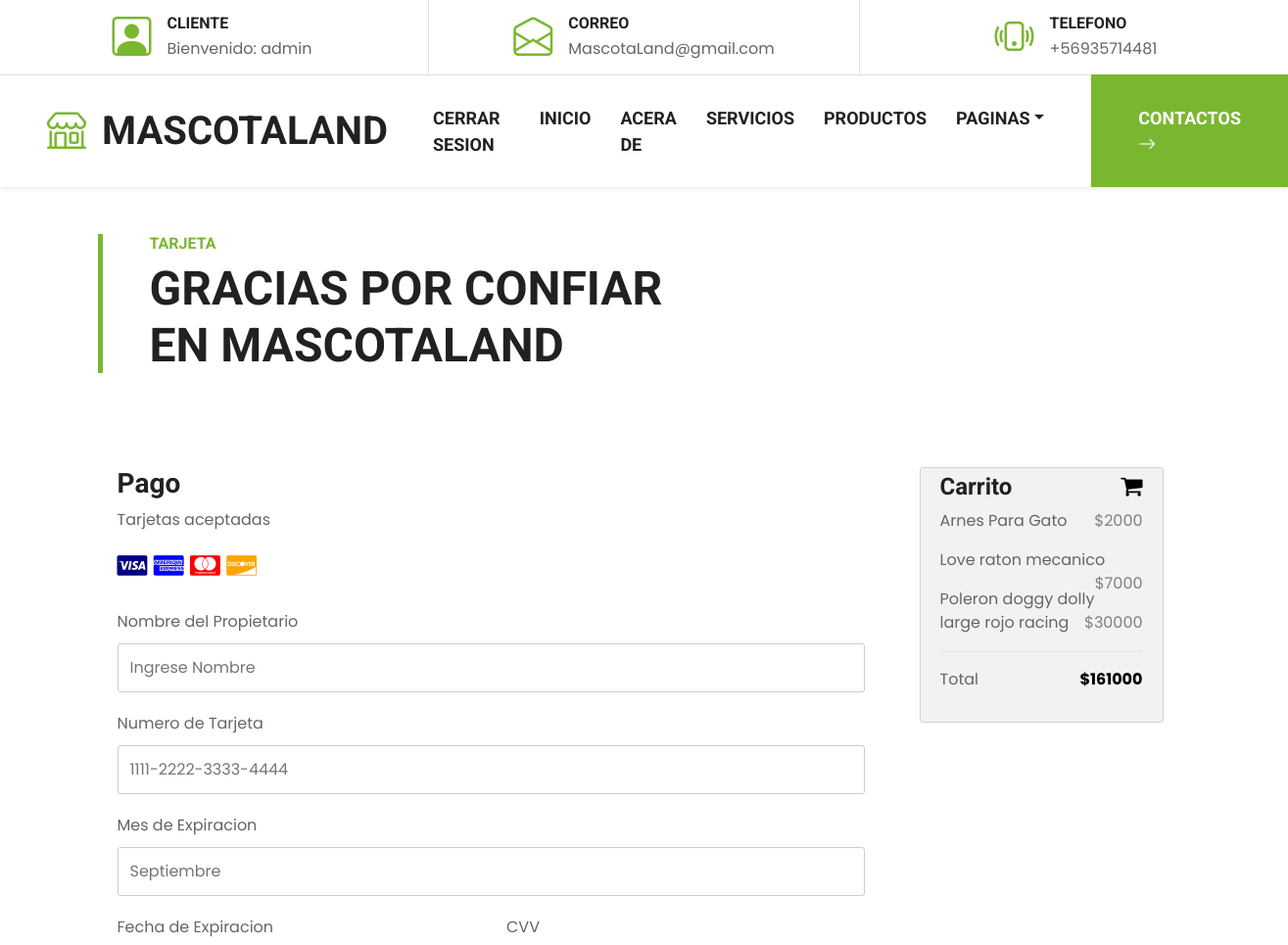
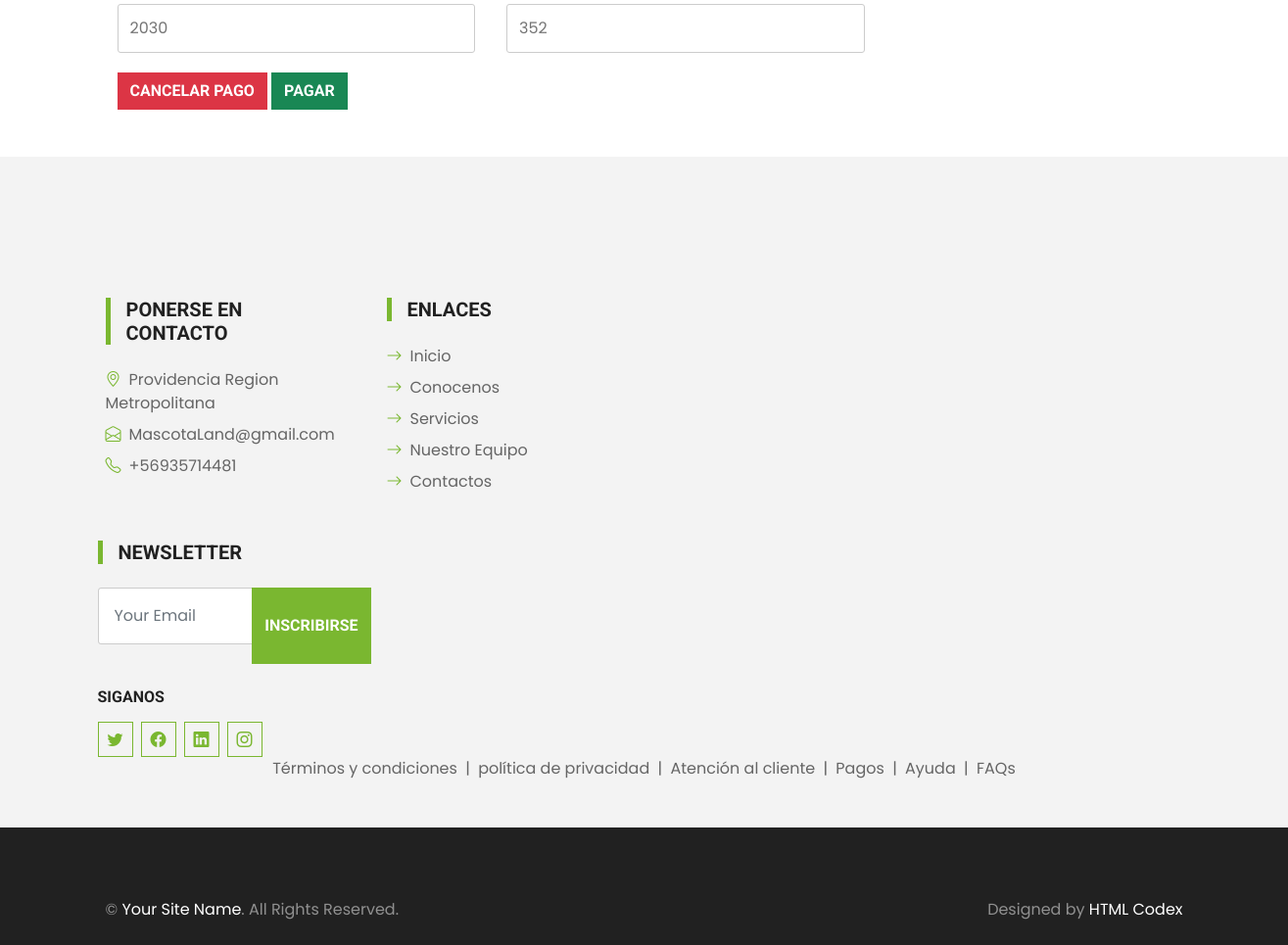
/pagocarro/ (signed in), run on the app's committed database (2 pictures, top to bottom).
### core/models.py (models this page shows, shortened)
class ItemCarrito(models.Model):
    carrito = models.ForeignKey(Carrito, on_delete=models.CASCADE)
    producto = models.ForeignKey(Producto, on_delete=models.CASCADE)
    cantidad = models.PositiveIntegerField(default=1)
    def subtotal(self):
        return self.producto.precio * self.cantidad

class Producto(models.Model):
    nombre = models.CharField(max_length=50)
    precio = models.IntegerField()
    stock = models.IntegerField()
    descripcion = models.CharField(max_length=250)
    tipo = models.ForeignKey(TipoProducto, on_delete=models.CASCADE)
    imagen = models.ImageField(null=True,blank=True)
    vigente = models.BooleanField()

### core/views.py (the view)
# urls.py: path('pagocarro/', pagocarro, name="pagocarro"),
def pagocarro(request):
    carrito = Carrito.objects.get(usuario=request.user)
    items = ItemCarrito.objects.filter(carrito=carrito)
    total = sum(item.subtotal() for item in items)
    return render(request, 'core/pagocarro.html', {'carrito': carrito, 'items': items, 'total': total})

### core/templates/core/pagocarro.html (shortened to what this page needs)
{% extends 'core/base.html' %}
{% load static %}
{% load crispy_forms_tags %}
{% block css %}
<link rel="stylesheet" href="https://cdnjs.cloudflare.com/ajax/libs/font-awesome/4.7.0/css/font-awesome.min.css">
<link href="{% static 'core/css/style3.css' %}" rel="stylesheet">
{% endblock %}
{% block contenido %}
<div class="container-fluid py-5">
  <div class="container">
    <div class="border-start border-5 border-primary ps-5 mb-5" style="max-width: 600px">
      <h6 class="text-primary text-uppercase">Tarjeta</h6>
      <h1 class="display-5 text-uppercase mb-0">
        Gracias por confiar en MascotaLand
      </h1>
    </div>
  </div>
</div>
<div class="container">
  <div class="row gx-5 justify-content-start">
    <div class="row">
      <div class="col-75">
        <div class="container-fluid">
          <form method="post">
            <div class="row">
              <div class="col-50">
                <h3>Pago</h3>
                <label for="fname">Tarjetas aceptadas</label>
                <div class="icon-container">
                  <i class="fa fa-cc-visa" style="color:navy;"></i>
                  <i class="fa fa-cc-amex" style="color:blue;"></i>
                  <i class="fa fa-cc-mastercard" style="color:red;"></i>
                  <i class="fa fa-cc-discover" style="color:orange;"></i>
                </div>
                <label for="cname">Nombre del Propietario</label>
                <input type="text" id="cname" name="cardname" placeholder="Ingrese Nombre">
                <label for="ccnum">Numero de Tarjeta</label>
                <input type="text" id="ccnum" name="cardnumber" placeholder="1111-2222-3333-4444">
                <label for="expmonth">Mes de Expiracion </label>
                <input type="text" id="expmonth" name="expmonth" placeholder="Septiembre">
                <div class="row">
                  <div class="col-50">
                    <label for="expyear">Fecha de Expiracion</label>
                    <input type="text" id="expyear" name="expyear" placeholder="2030">
                  </div>
                  <div class="col-50">
                    <label for="cvv">CVV</label>
                    <input type="text" id="cvv" name="cvv" placeholder="352">
                  </div>
                </div>
              </div>
            </div>
            <a class="btn btn-danger" href="{% url 'carrito'%}">Cancelar pago</a>
            <a class="btn btn-success" href="{% url 'rastreo'%}">Pagar</a>
          </form>
        </div>
      </div>
      <div class="col-25">
        <div class="containerr">
          <h4>Carrito <span class="price" style="color:black"><i class="fa fa-shopping-cart"></i></span></h4>
          {% for xx in items %}
          <p><a>{{ xx.producto.nombre }}</a>  <span class="price">${{ xx.producto.precio }}</span> </p>
          {% endfor %}
          <hr>
          <p>Total <span class="price" style="color:black"><b>${{total }}</b></span></p>
        </div>
      </div>
    </div>
  </div>
</div>
{% endblock %}

### core/templates/core/base.html (shortened to what this page needs)
{% load static %}
<!DOCTYPE html>
<html lang="en">
<head>
    <link href="https://cdn.jsdelivr.net/npm/bootstrap-icons@1.4.1/font/bootstrap-icons.css" rel="stylesheet">
    <link href="{% static 'core/lib/flaticon/font/flaticon.css' %}" rel="stylesheet">
    <link href="{% static 'core/lib/owlcarousel/assets/owl.carousel.min.css' %}" rel="stylesheet">
    <link href="{% static 'core/css/bootstrap.min.css' %}" rel="stylesheet">
    <link href="{% static 'core/css/style.css' %}" rel="stylesheet">
    {% block css %}
    {% endblock %}
</head>
<body>
    <div class="container-fluid border-bottom d-none d-lg-block">
        <div class="row gx-0">
            <div class="col-lg-4 text-center py-2">
                <div class="d-inline-flex align-items-center">
                    <i class="bi bi-person-square fs-1 text-primary me-3"></i>
                    <div class="text-start">
                        <h6 class="text-uppercase mb-1">Cliente</h6>
                        {% if user.is_authenticated %}
                        <span>Bienvenido: {{user.username}}</span>
                        {% else %}
                        <span>Bienvenido querido cliente </span>
                        {% endif %}
                    </div>
                </div>
            </div>
            <div class="col-lg-4 text-center border-start border-end py-2">
                <div class="d-inline-flex align-items-center">
                    <i class="bi bi-envelope-open fs-1 text-primary me-3"></i>
                    <div class="text-start">
                        <h6 class="text-uppercase mb-1">Correo</h6>
                        <span>MascotaLand@gmail.com</span>
                    </div>
                </div>
            </div>
            <div class="col-lg-4 text-center py-2">
                <div class="d-inline-flex align-items-center">
                    <i class="bi bi-phone-vibrate fs-1 text-primary me-3"></i>
                    <div class="text-start">
                        <h6 class="text-uppercase mb-1">Telefono</h6>
                        <span>+56935714481</span>
                    </div>
                </div>
            </div>
        </div>
    </div>
    <nav class="navbar navbar-expand-lg bg-white navbar-light shadow-sm py-3 py-lg-0 px-3 px-lg-0">
        <a href="{% url 'index'%}" class="navbar-brand ms-lg-5">
            <h1 class="m-0 text-uppercase text-dark"><i class="bi bi-shop fs-1 text-primary me-3"></i>MascotaLand</h1>
        </a>
        <div class="collapse navbar-collapse" id="navbarCollapse">
            <div class="navbar-nav ms-auto py-0">
                {% if user.is_authenticated %}
                <a href="{% url 'logout' %}" class="nav-item nav-link ">Cerrar sesion</a>
                {% else %}
                <a href="{% url 'login' %}" class="nav-item nav-link ">Iniciar sesion</a>
                {% endif %}
                <a href="{% url 'index'%}" class="nav-item nav-link ">Inicio</a>
                <a href="{% url 'about'%}" class="nav-item nav-link">Acera De</a>
                <a href="{% url 'service'%}" class="nav-item nav-link">Servicios</a>
                <a href="{% url 'product'%}" class="nav-item nav-link">Productos</a>
                <div class="nav-item dropdown">
                    <a href="#" class="nav-link dropdown-toggle" data-bs-toggle="dropdown">Paginas</a>
                </div>
                <a href="{% url 'contact' %}" class="nav-item nav-link nav-contact bg-primary text-white px-5 ms-lg-5">Contactos
                    <i class="bi bi-arrow-right"></i></a>
            </div>
        </div>
    </nav>
    {% block contenido %}
    {% endblock %}
    <div class="container-fluid bg-light mt-5 py-5">
        <div class="container pt-5">
            <div class="row g-5">
                <div class="col-lg-3 col-md-6">
                    <h5 class="text-uppercase border-start border-5 border-primary ps-3 mb-4">Ponerse en contacto</h5>
                    <p class="mb-2"><i class="bi bi-geo-alt text-primary me-2"></i>Providencia Region Metropolitana</p>
                    <p class="mb-2"><i class="bi bi-envelope-open text-primary me-2"></i>MascotaLand@gmail.com</p>
                    <p class="mb-0"><i class="bi bi-telephone text-primary me-2"></i>+56935714481</p>
                </div>
                <div class="col-lg-3 col-md-6">
                    <h5 class="text-uppercase border-start border-5 border-primary ps-3 mb-4">Enlaces</h5>
                    <div class="d-flex flex-column justify-content-start">
                        <a class="text-body mb-2" href="{% url 'index'%}"><i class="bi bi-arrow-right text-primary me-2"></i>Inicio</a>
                        <a class="text-body mb-2" href="{% url 'about'%}"><i class="bi bi-arrow-right text-primary me-2"></i>Conocenos</a>
                        <a class="text-body mb-2" href="{% url 'service'%}"><i class="bi bi-arrow-right text-primary me-2"></i>Servicios</a>
                        <a class="text-body mb-2" href="{% url 'team'%}"><i class="bi bi-arrow-right text-primary me-2"></i>Nuestro Equipo</a>
                        <a class="text-body" href="{% url 'contact' %}"><i class="bi bi-arrow-right text-primary me-2"></i>Contactos</a>
                    </div>
                </div>
                </div>
                <div class="col-lg-3 col-md-6">
                    <h5 class="text-uppercase border-start border-5 border-primary ps-3 mb-4">Newsletter</h5>
                    <form action="">
                        <div class="input-group">
                            <input type="text" class="form-control p-3" placeholder="Your Email">
                            <button class="btn btn-primary">Inscribirse</button>
                        </div>
                    </form>
                    <h6 class="text-uppercase mt-4 mb-3">Siganos</h6>
                    <div class="d-flex">
                        <a class="btn btn-outline-primary btn-square me-2" href="#"><i class="bi bi-twitter"></i></a>
                        <a class="btn btn-outline-primary btn-square me-2" href="#"><i class="bi bi-facebook"></i></a>
                        <a class="btn btn-outline-primary btn-square me-2" href="#"><i class="bi bi-linkedin"></i></a>
                        <a class="btn btn-outline-primary btn-square" href="#"><i class="bi bi-instagram"></i></a>
                    </div>
                </div>
                <div class="col-12 text-center text-body">
                    <a class="text-body" href="">Términos y condiciones</a>
                    <span class="mx-1">|</span>
                    <a class="text-body" href="">política de privacidad</a>
                    <span class="mx-1">|</span>
                    <a class="text-body" href="">Atención al cliente</a>
                    <span class="mx-1">|</span>
                    <a class="text-body" href="">Pagos</a>
                    <span class="mx-1">|</span>
                    <a class="text-body" href="">Ayuda</a>
                    <span class="mx-1">|</span>
                    <a class="text-body" href="">FAQs</a>
                </div>
            </div>
        </div>
    <div class="container-fluid bg-dark text-white-50 py-4">
        <div class="container">
            <div class="row g-5">
                <div class="col-md-6 text-center text-md-start">
                    <p class="mb-md-0">&copy; <a class="text-white" href="#">Your Site Name</a>. All Rights Reserved.
                    </p>
                </div>
                <div class="col-md-6 text-center text-md-end">
                    <p class="mb-0">Designed by <a class="text-white" href="https://htmlcodex.com">HTML Codex</a></p>
                </div>
            </div>
        </div>
    </div>
</body>
</html>

### core/static/core/css/style.css (style rules this page uses)
:root { --primary: #7AB730; --secondary: #FFD33C; --light: #F3F3F3; --dark: #212121; }
.btn { font-family: 'Roboto', sans-serif; text-transform: uppercase; font-weight: 700; transition: .5s; }
.btn-primary { color: #FFFFFF; }
.btn-square { width: 36px; height: 36px; }
.btn-square, .btn-sm-square, .btn-lg-square { padding-left: 0; padding-right: 0; text-align: center; }
.navbar-light .navbar-nav .nav-link { font-family: 'Roboto', sans-serif; position: relative; margin-left: 30px; padding: 30px 0; font-size: 18px; font-weight: 700; text-transform: uppercase; color: var(--dark); outline: none; transition: .5s; }
@media (min-width: 992px) { .navbar-light .navbar-nav .nav-link::before { position: absolute; content: ""; width: 0; height: 7px; top: -4px; left: 50%; background: var(--primary); transition: .5s; } }
@media (min-width: 992px) { .navbar-light .navbar-nav .nav-link.nav-contact::before { width: 100%; height: 1px; top: -1px; left: 0; } }

### core/static/core/css/style3.css (style rules this page uses)
* { box-sizing: border-box; }
.row { display: -ms-flexbox; display: flex; -ms-flex-wrap: wrap; flex-wrap: wrap; margin: 0 -16px; }
.col-25 { -ms-flex: 25%; flex: 25%; }
.col-50 { -ms-flex: 50%; flex: 50%; }
.col-75 { -ms-flex: 75%; flex: 75%; }
.col-25, .col-50, .col-75 { padding: 0 16px; }
.containerr { background-color: #f2f2f2; padding: 5px 20px 15px 20px; border: 1px solid lightgrey; border-radius: 3px; }
input[type=text] { width: 100%; margin-bottom: 20px; padding: 12px; border: 1px solid #ccc; border-radius: 3px; }
label { margin-bottom: 10px; display: block; }
.icon-container { margin-bottom: 20px; padding: 7px 0; font-size: 24px; }
a { color: #2196F3; }
hr { border: 1px solid lightgrey; }
span.price { float: right; color: grey; }

### data on the page
ItemCarrito: producto.nombre "Arnes Para Gato", producto.precio "2000"
ItemCarrito: producto.nombre "Love raton mecanico", producto.precio "7000"
ItemCarrito: producto.nombre "Poleron doggy dolly large rojo racing", producto.precio "30000"

### other printed values
{{ user.username }} "admin"
{{ total }} "161000"
